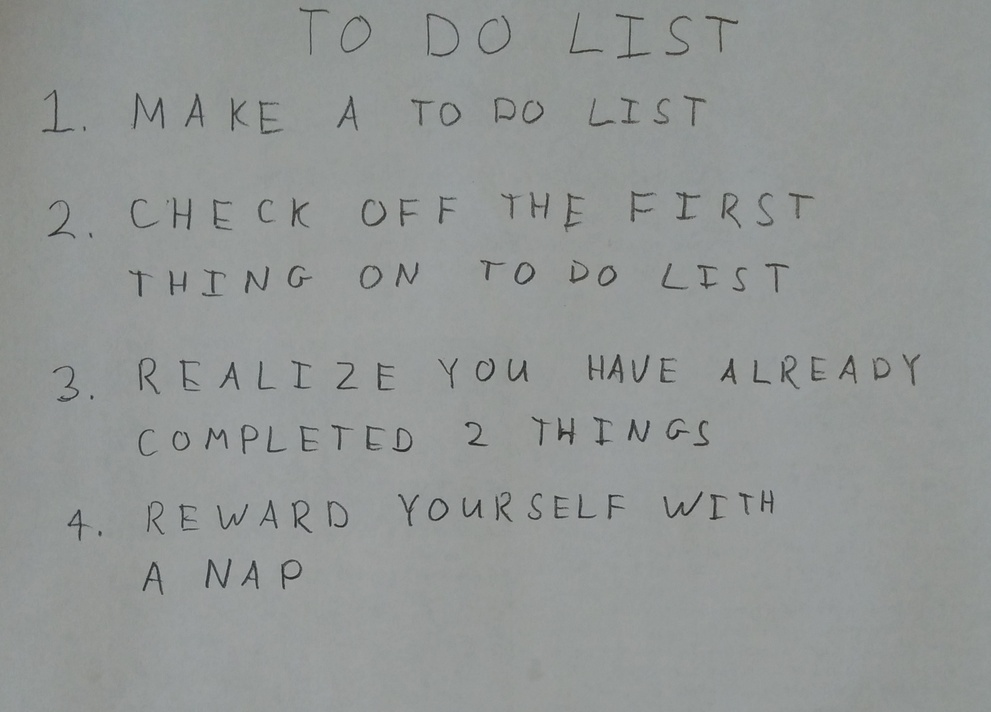
#> input picture HW5/images/01_list.jpg, 991 x 712 px, shrunk from 2270 x 1631 before the run
$ python -i q4.py   (imports and definitions only)
#> lines starting #> are read from the running program, lines starting #| are printed output that depends on the picture; after the words box and inside, x2 and y2 are one past the last pixel; in counts of white or black regions, pixels touching at a corner belong together
import numpy as np

import skimage
import skimage.measure
import skimage.color
import skimage.restoration
import skimage.filters
import skimage.morphology
import skimage.segmentation

# takes a color image
# returns a list of bounding boxes and black_and_white image
def findLetters(image):
    bboxes = []
    bw = None
    # insert processing in here
    # one idea estimate noise -> denoise -> greyscale -> threshold -> morphology -> label -> skip small boxes
    # this can be 10 to 15 lines of code using skimage functions

    ##########################
    ##### your code here #####
    ##########################

    # estimate noise
    sigma_est = skimage.restoration.estimate_sigma(image, channel_axis=-1, average_sigmas=True)
#> sigma_est = 0.438

    # denoise image with estimated sigma
    gaussian_img = skimage.filters.gaussian(image, sigma=sigma_est, channel_axis=-1)

    # greyscale image
    greyscale_img = skimage.color.rgb2gray(gaussian_img)

    # set threshold to create binary image
    thresh = skimage.filters.threshold_otsu(greyscale_img)
#> thresh = 0.462
    bw = greyscale_img < thresh
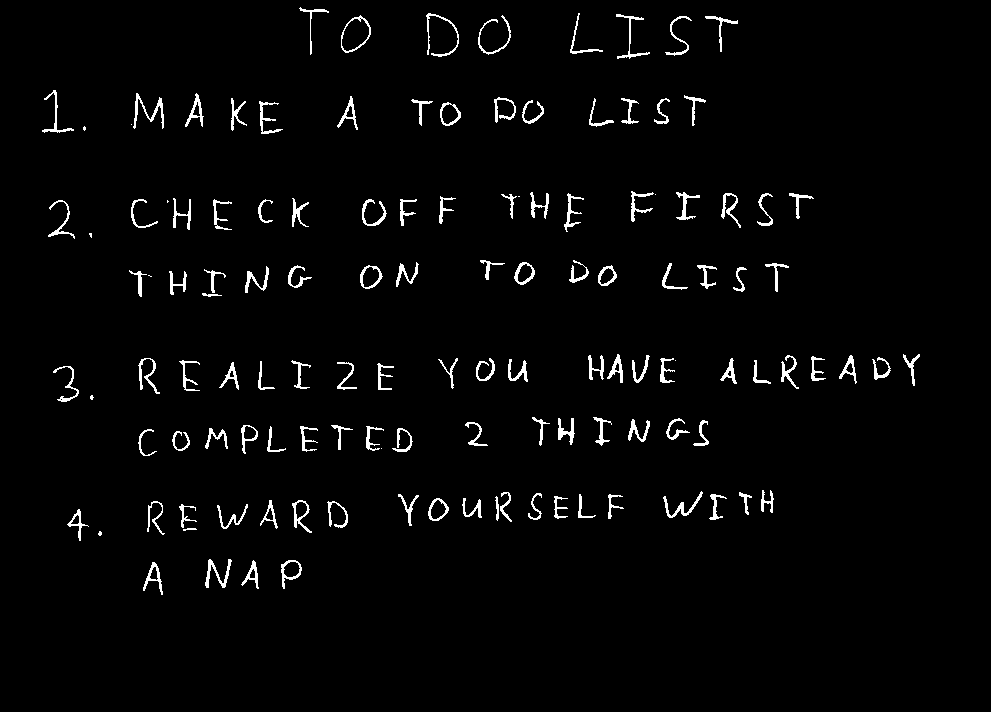
#> bw: shape (712, 991) bool; 2.5% white in thin lines or dots, all inside (x1, y1, x2, y2) = (42, 7, 920, 595)

    # morphology (closing)
    bw = skimage.morphology.closing(bw, skimage.morphology.square(5))
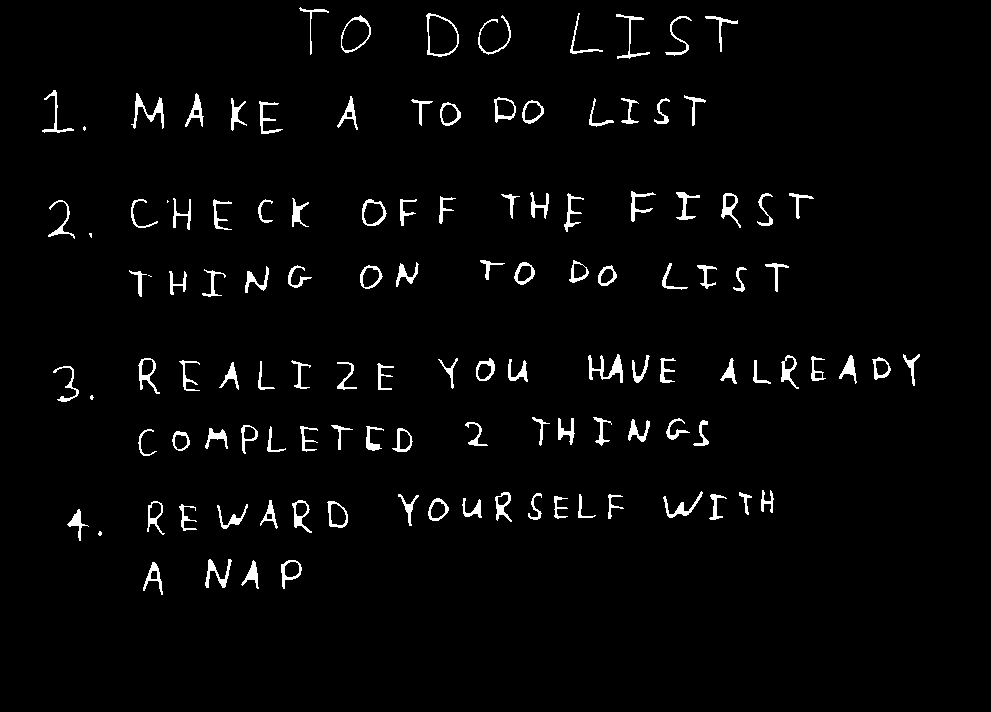
#> bw: shape (712, 991) bool; 2.8% white; 120 white regions (6 under 20 px)

    # label connected groups of character pixels
    label_img = skimage.morphology.label(bw, connectivity=2)
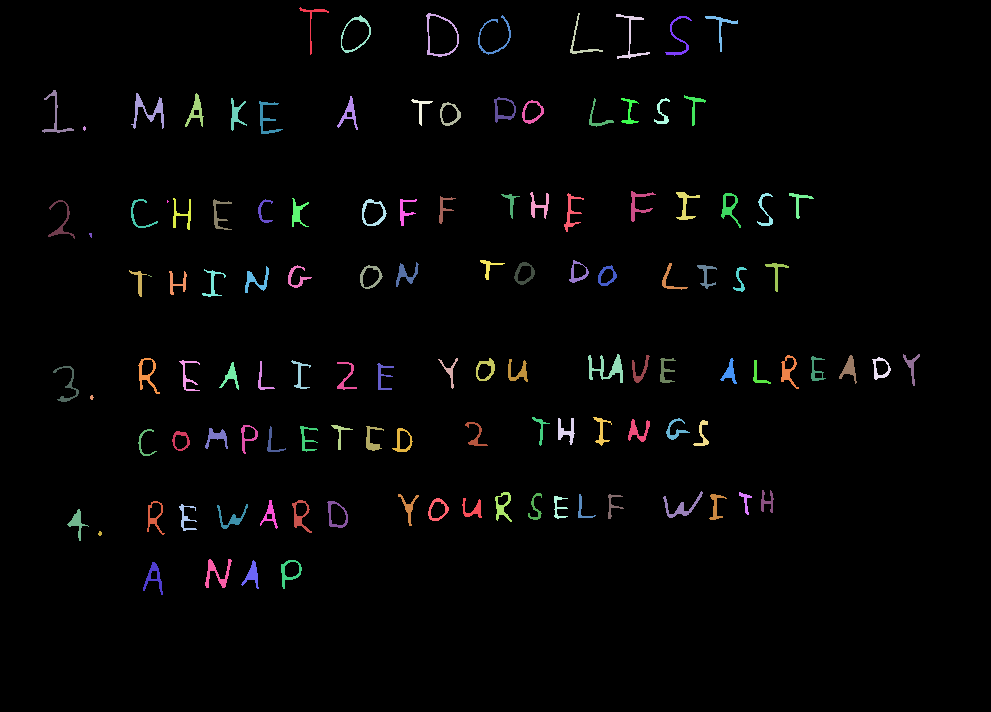
#> label_img: shape (712, 991) int32; 121 distinct labels, from 0 to 120; one colour per label, 0 black

    # find locations of the labels
    label_props = skimage.measure.regionprops(label_img)
#> label_props = 120 regions; largest, box (x1, y1, x2, y2) and area: (588, 354, 623, 383) 376, (131, 93, 164, 129) 338, (205, 559, 232, 588) 271, (426, 13, 459, 57) 254, (663, 491, 703, 518) 253

    # find the mean area of the labeled regions
    areas = []
    for region in label_props:
        areas.append(region.area)
#> this loop made 120 passes
#> after the loop, areas = 120 values, max 376 at index 58, min 4 at index 40, mean 161.7
    mean_area = sum(areas) / len(areas)
#> mean_area = 161.7

    # set new threshold for mean (after testing mean needs to be smaller)
    thresh_mean = mean_area / 3
#> thresh_mean = 53.91

    # calculate upper left and lower left coords of regions, skip small regions
    for region in label_props:
        if region.area > thresh_mean:
            bboxes.append(region.bbox)
#> after the loop, bboxes = 114 items, first 6: (7, 299, 55, 329), (13, 426, 57, 459), (13, 570, 54, 603), (14, 616, 59, 650), (15, 341, 53, 371), (15, 478, 55, 511)

    bw = np.logical_not(bw).astype(float)
#> bw: shape (712, 991) float64; values 0 (black) and 1 (white), 97.2% white; 120 black regions (6 under 20 px), largest, box (x1, y1, x2, y2) and area: (588, 354, 623, 383) 376, (131, 93, 164, 129) 338, (205, 559, 232, 588) 271
    return bboxes, bw

>>> import cv2
>>> picture = cv2.cvtColor(cv2.imread('../images/01_list.jpg'), cv2.COLOR_BGR2RGB)
>>> result = findLetters(picture)
